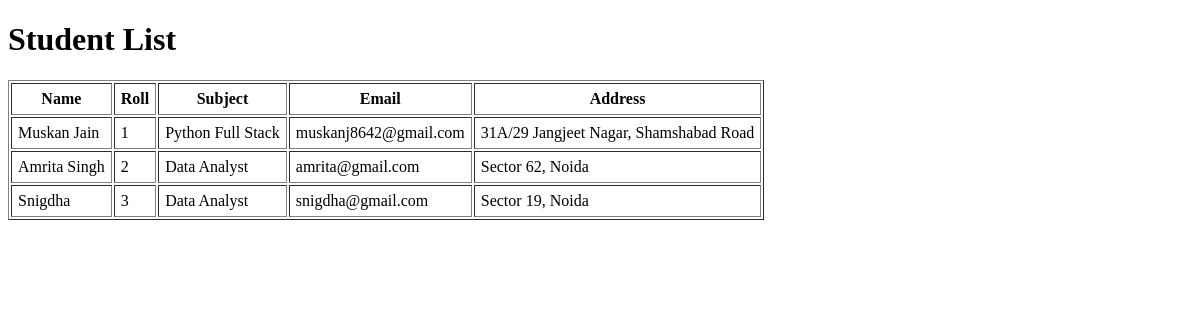
The app's page /modelapp/students/, older data.
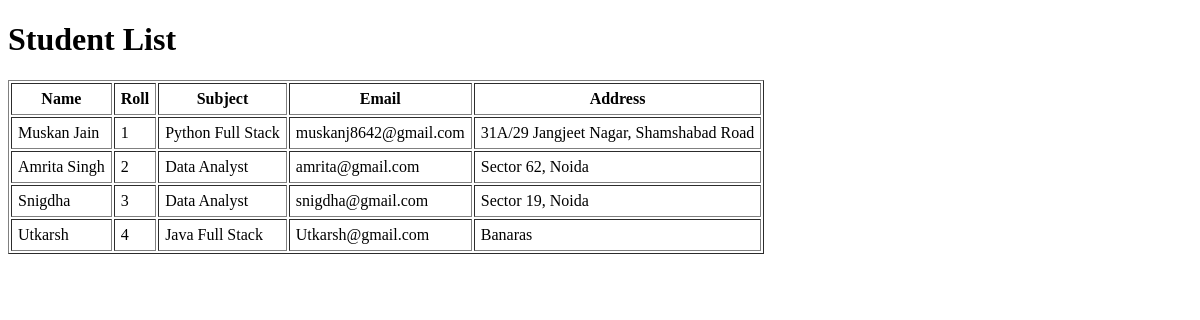
The same page, newer data.
### modelapp/models.py (models this page shows)
class StudentModel(models.Model):
    name = models.CharField(max_length = 50)
    roll = models.IntegerField()
    subject = models.CharField(max_length = 50)
    email = models.EmailField()
    address = models.TextField()

### modelapp/views.py (the view)
# urls.py: path('students/', views.students),
def students(request):
    data = StudentModel.objects.all()
    context = {'students': data}
    return render(request,"modelapp/students.html",context)

### modelapp/templates/modelapp/students.html (shortened to what this page needs)
<!doctype html>
<html>
  <head>
  </head>
  <body>
    <h1>Student List</h1>
    <table border="1", cellpadding = 6>
      <tr>
        <th>Name</th>
        <th>Roll</th>
        <th>Subject</th>
        <th>Email</th>
        <th>Address</th>
      </tr>
      {% for student in students %}
      <tr>
        <td>{{ student.name }}</td>
        <td>{{ student.roll }}</td>
        <td>{{ student.subject }}</td>
        <td>{{ student.email }}</td>
        <td>{{ student.address }}</td>
      </tr>
      {% endfor %}
    </table>
  </body>
</html>

Row changes from the older to the newer data that the page shows:
added StudentModel: name "Utkarsh", roll "4", subject "Java Full Stack", email "Utkarsh@gmail.com", address "Banaras"
